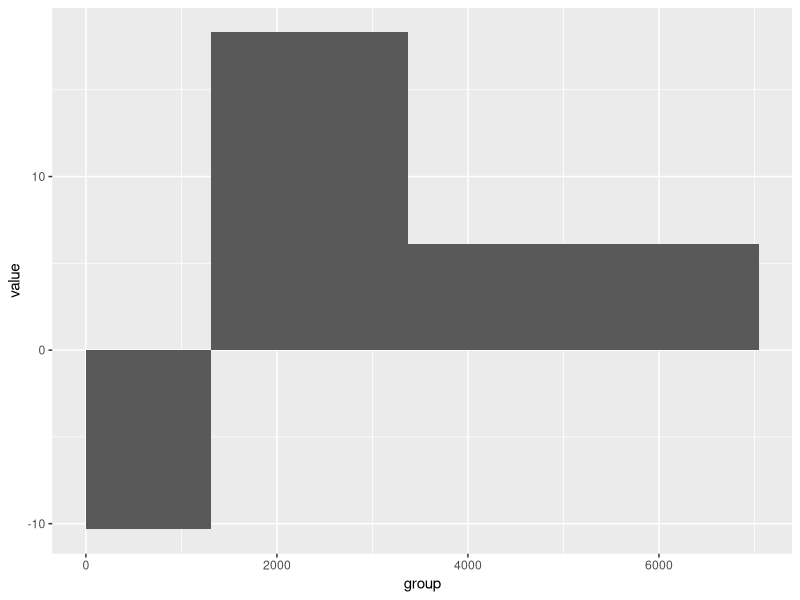

Generate this figure with R:
# bar chart with diff bins
library(ggplot2)

#group nCustomers nResp nTResp nCResp TreatRate ContrRate Uplift
#<int>      <int> <int>  <int>  <int>     <dbl>     <dbl>  <dbl>
#  1     1       1309   899    184    715      3.56     13.80  -10.30 
#  2     2       2062  1913   1431    482     27.70      9.32   18.30 
#  3     3       3672  2362   1339   1023     25.90     19.80    6.11



df <- data.frame(group = c( "G1",  "G2",  "G3"),
                 nobs  = c( 1309,  2062,  3672),
                 value = c(-10.3,  18.3,  6.11))
        
df      

# Calculate the future positions
df$right <- cumsum(df$nobs) + 1*c(0:(nrow(df)-1))
df$left  <- df$right - df$nobs
head(df)

ggplot(df, aes(ymin = 0)) + 
  geom_rect(aes(xmin = left, xmax = right, ymax = value) )+
  xlab("group") + 
  ylab("value") 
